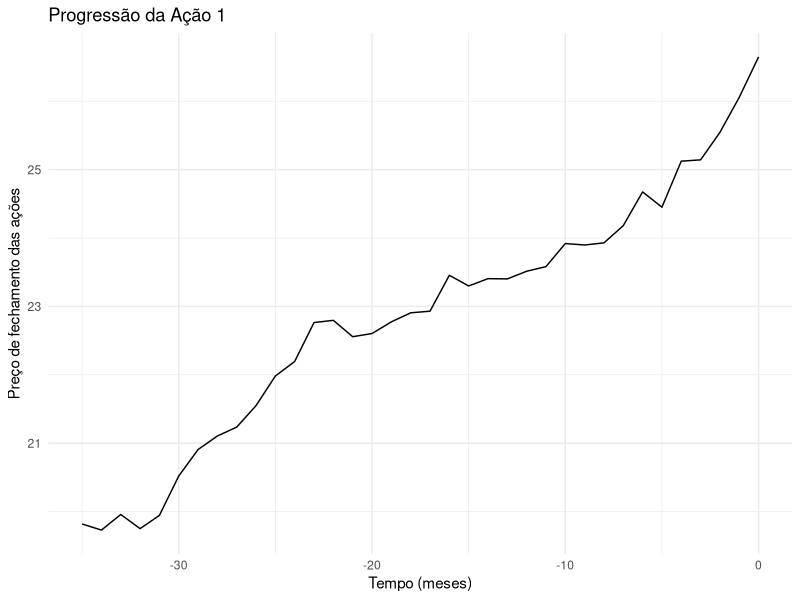
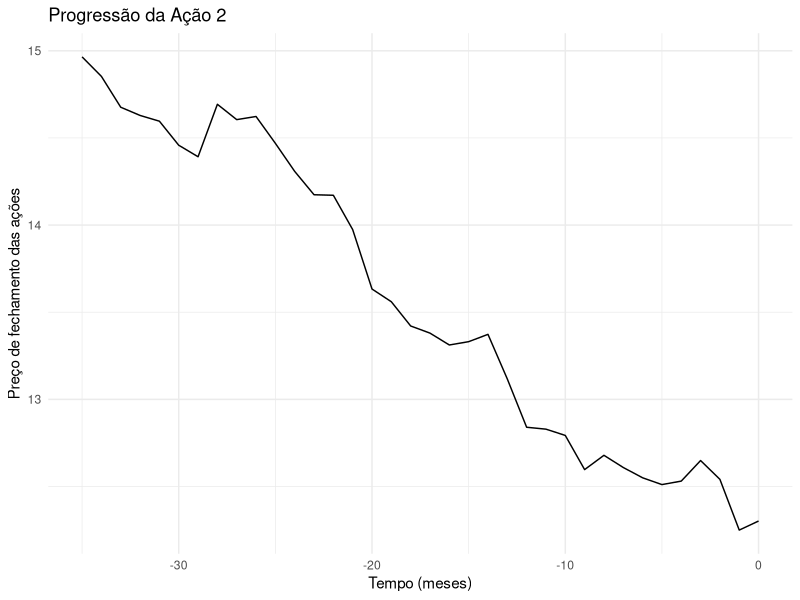
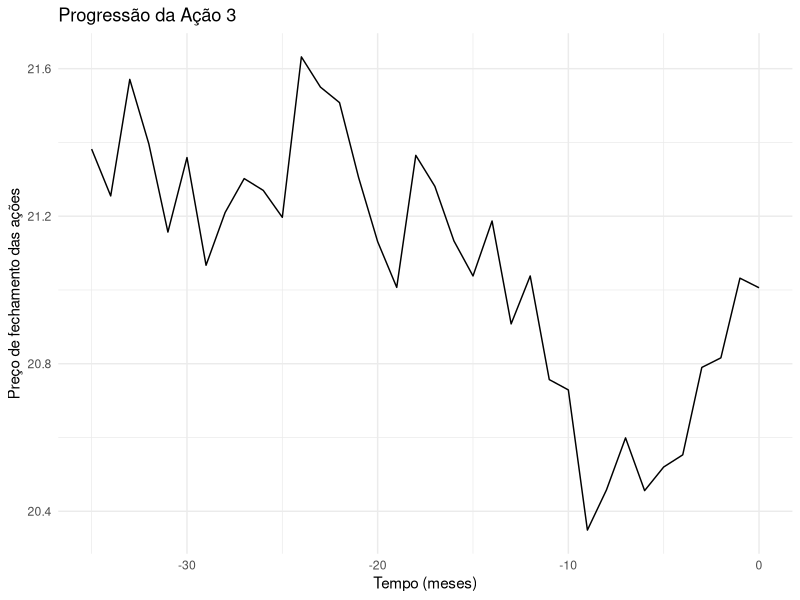
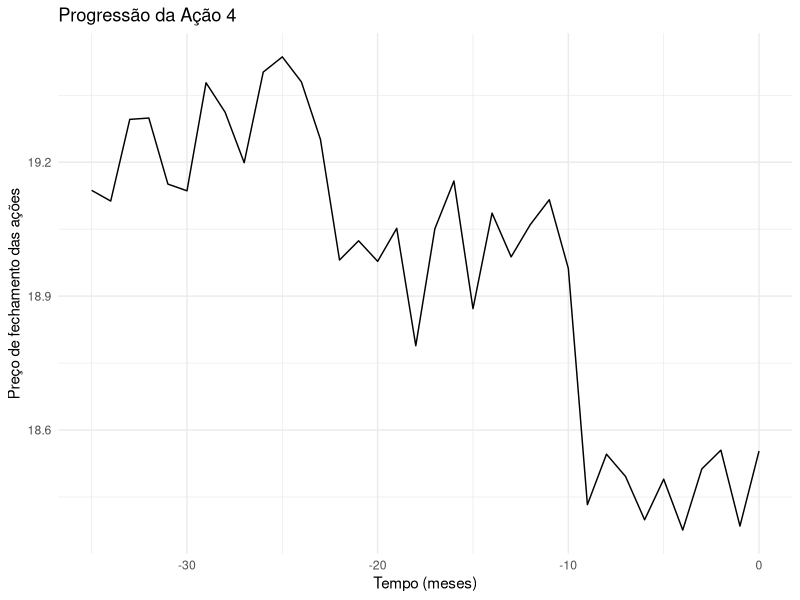
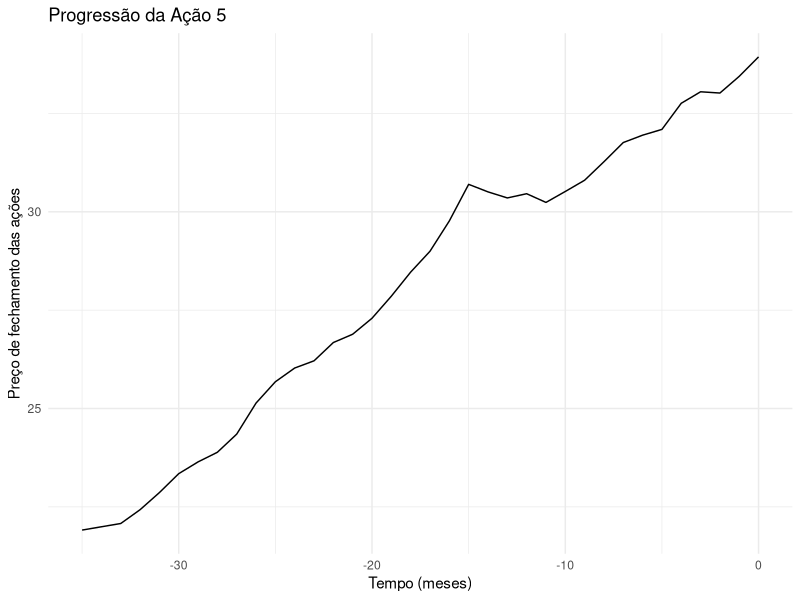
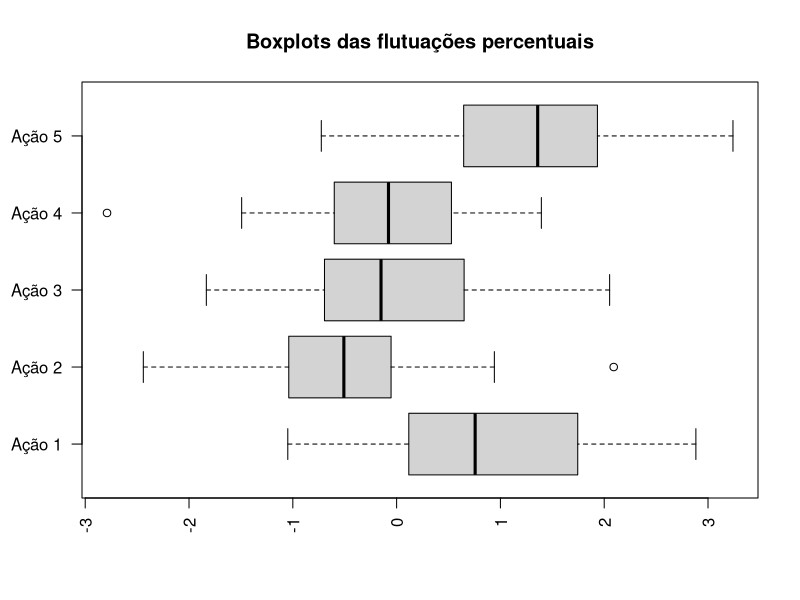

Here is the R script that generated these plots, in order:
## ---- chunk 1
knitr::opts_chunk$set(echo = TRUE)
## ---- chunk 2

# Importação das bibliotecas (descomentar caso não tenha instalado)
# install.packages("ggplot2")

# Importação de bibliotecas
library(ggplot2)
library(dplyr)

## ---- chunk 3

# importação dos dados
data <- read.csv(file = 'DadosAcoesGrupoC.csv', header = FALSE)
data <- data %>% 
dplyr::mutate(numeracao = 0:-(nrow(data)-1))
colnames(data) <- c("A1","A2","A3","A4","A5", "MES") # Adicionando nomes às colunas

# plot dos primeiros 6 dados da tabela
head(data)
## ---- chunk 4
theme_set(theme_minimal())

# Plot
plot_a1 <- ggplot(data=data, aes(x=MES, y=A1)) + geom_line() + 
  labs(title = "Progressão da Ação 1", x = "Tempo (meses)", y = "Preço de fechamento das ações")
plot_a2 <- ggplot(data=data, aes(x=MES, y=A2)) + geom_line() + 
  labs(title = "Progressão da Ação 2", x = "Tempo (meses)", y = "Preço de fechamento das ações")
plot_a3 <- ggplot(data=data, aes(x=MES, y=A3)) + geom_line() + 
  labs(title = "Progressão da Ação 3", x = "Tempo (meses)", y = "Preço de fechamento das ações")
plot_a4 <- ggplot(data=data, aes(x=MES, y=A4)) + geom_line() + 
  labs(title = "Progressão da Ação 4", x = "Tempo (meses)", y = "Preço de fechamento das ações")
plot_a5 <- ggplot(data=data, aes(x=MES, y=A5)) + geom_line() + 
  labs(title = "Progressão da Ação 5", x = "Tempo (meses)", y = "Preço de fechamento das ações")

plot_a1
plot_a2
plot_a3
plot_a4
plot_a5
## ---- chunk 5

# Transforma dados em porcentagens
data_perc <- data
for(i in 1:(nrow(data)-1)){
        data_perc[i,] <- 100*( (data[i,] - data[i+1,])/data[i+1,] ) # porcentagem de mudança do fechamento do mes i + 1 em relação ao mes i.
}

data_perc <- data_perc[-c(36), ] # removendo ultima linha

# Criando uma variável para cada amostra
data_a1 <- data_perc$A1
data_a2 <- data_perc$A2
data_a3 <- data_perc$A3
data_a4 <- data_perc$A4
data_a5 <- data_perc$A5
head(data_perc)
## ---- chunk 6
library(car)
#apply(data_perc, 2, leveneTest)

apply(data_perc, 2, shapiro.test)
#model <- aov(data = data_perc)
## ---- chunk 7
# boxplot
boxplot(data_a1, data_a2, data_a3, data_a4, data_a5,
main = "Boxplots das flutuações percentuais",
at = c(1,2,3,4,5),
names = c("Ação 1", "Ação 2", "Ação 3", "Ação 4", "Ação 5"),
las = 2,
horizontal = TRUE,
notch = FALSE
)
